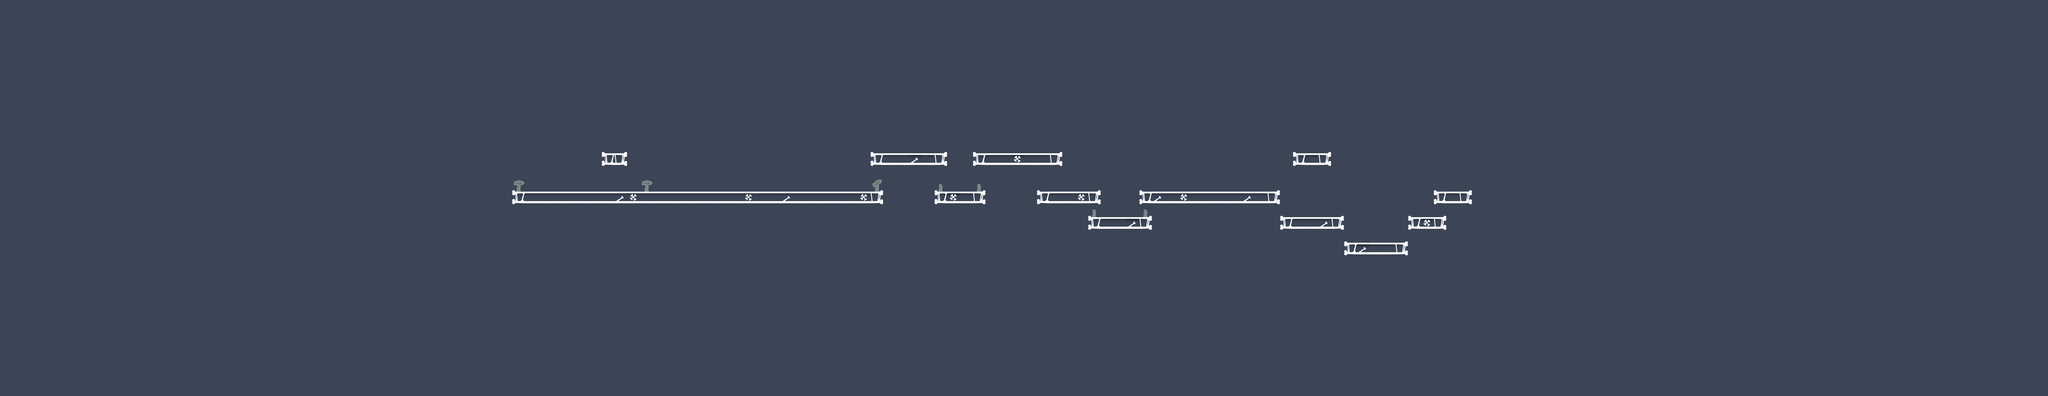

This is a level from a 2D game, rendered from its Tiled map with the project's own tilesets. A one-line summary and the map file follow, with tile-layer data summarised:
An orthogonal 160x31 tile map with 70x70 px tiles, 2 tile layers (collision, foreground) and 15 objects (gun, health, door, key, player, ...).

<map version="1.2" tiledversion="1.2.4.1" orientation="orthogonal" renderorder="right-down" width="160" height="31" tilewidth="70" tileheight="70" infinite="0" backgroundcolor="#3c4556" nextlayerid="30" nextobjectid="26">
 <tileset firstgid="1" name="map_tiles_70" tilewidth="70" tileheight="70" tilecount="16" columns="8">
  <image source="../images/map_tiles.png" width="560" height="140" />
  <terraintypes>
   <terrain name="New Terrain" tile="-1" />
   <terrain name="New Terrain" tile="-1" />
  </terraintypes>
  <tile id="0" terrain=",,0,0" />
  <tile id="1" terrain="0,0,0,0" />
  <tile id="2" terrain="0,,0," />
  <tile id="3" terrain="0,,," />
 </tileset>
 <objectgroup color="#ffff00" id="20" name="items">
  <object id="14" name="gun" x="6515.33" y="966.667" width="68.6667" height="74" />
  <object id="16" name="health" x="7126.85" y="777.333" width="94" height="68.6667" />
  <object id="20" name="door" x="7496.91" y="1258.12" width="56" height="66" />
  <object id="22" name="key" x="7902.24" y="973.03" width="88" height="68" />
 </objectgroup>
 <objectgroup color="#00aa00" id="21" name="player">
  <object id="5" name="player" type="player" x="3324" y="698" width="70" height="140" />
 </objectgroup>
 <objectgroup color="#ff0000" id="22" name="enemies">
  <object id="6" name="zombie" type="enemy" x="5904" y="950" width="70" height="92">
   <properties>
    <property name="style" value="1" />
   </properties>
  </object>
 </objectgroup>
 <layer id="28" name="collision" width="160" height="31">
  <data>[4960 cells, 94 non-empty, 8 distinct tile ids]</data>
 </layer>
 <layer id="29" name="foreground" width="160" height="31">
  <data>[4960 cells, 35 non-empty, 6 distinct tile ids]</data>
 </layer>
 <objectgroup id="25" name="text">
  <object id="8" name="look to move" x="3368" y="538.121" />
  <object id="9" name="longer is faster" x="4054" y="630" width="90" height="64" />
  <object id="10" name="dwell to jump" x="4682" y="622" width="78" height="82" />
  <object id="11" name="jump over the gap" x="5176" y="428" width="112" height="68" />
  <object id="12" name="watch out for zombies!" x="5654" y="660" width="152" height="74" />
  <object id="17" name="pick up health packs " x="6724.67" y="750.667" width="402" height="66" />
  <object id="18" name="find the healing gun" x="6644" y="758" width="78" height="100" />
  <object id="19" name="find the door and exit" x="7447.21" y="1024.73" width="200" height="76" />
  <object id="24" name="shoot the zombie" x="6616" y="820" width="136" height="56" />
 </objectgroup>
</map>
